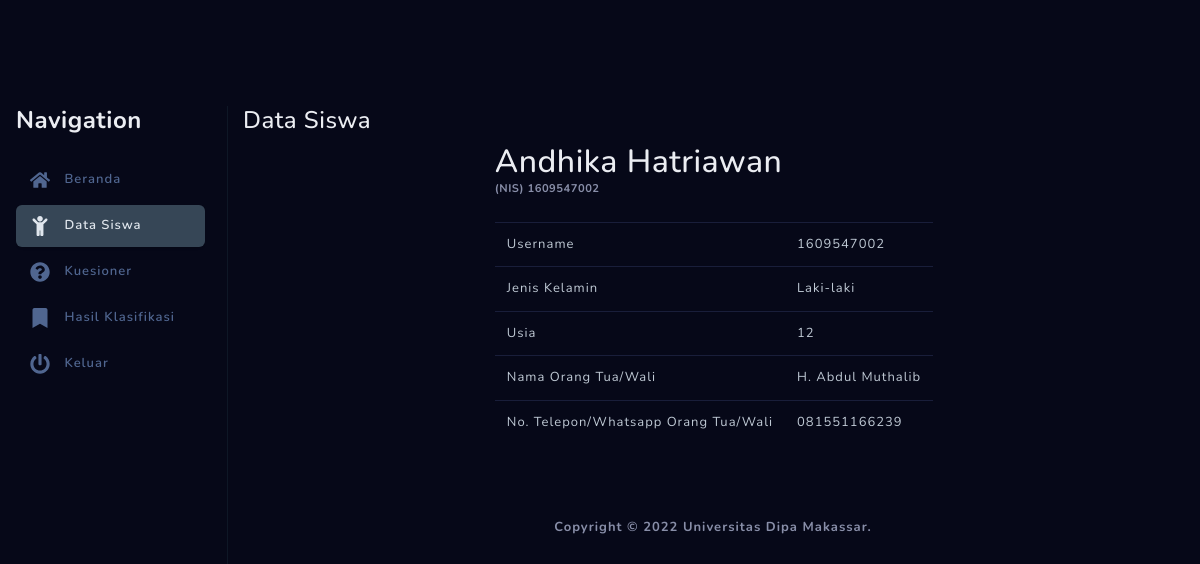
The page /siswa/my (signed in) on the database its author committed.
### tables this page shows
CREATE TABLE `data_siswa` (
  `id` int(3) NOT NULL,
  `nama_siswa` varchar(50) DEFAULT NULL,
  `nis` char(10) DEFAULT NULL,
  `jenis_kelamin` enum('L','P') DEFAULT NULL,
  `usia` int(2) DEFAULT NULL,
  `sekolah` varchar(6) DEFAULT NULL,
  `id_user` int(3) NOT NULL DEFAULT 0,
  `nama_orgtua` varchar(50) DEFAULT NULL,
  `telp_orgtua` varchar(30) DEFAULT NULL
);

CREATE TABLE `users` (
  `id_user` int(3) NOT NULL,
  `nama` varchar(50) DEFAULT NULL,
  `username` varchar(50) DEFAULT NULL,
  `password` text DEFAULT NULL,
  `level` char(1) DEFAULT NULL
);

### include/Core.php (called while the page is built, shortened)
<?php
class Controller
{
	protected function model($model, $params = []){
		$model = "/core/model/$model.php";
		include BASEPATH . $model;
		return $data;
	}
	protected function view($view, $model = null){
		$view = "/core/view/$view.php";
		include BASEPATH . $view;
	}
}

### core/controller/Siswa.php (called while the page is built, shortened)
<?php
class Siswa extends Controller
{
	function my(){
		$appUser = new User();
		$data = $this->model('detail_siswa', ['id' => $appUser->getId()]);
		$this->view('siswa_my_detail', $data);
	}
}

### include/App.php (called while the page is built, shortened)
<?php
class App
{
	private $controller = 'Home';
	private $method = 'index';
	private $params = [];
	function __construct(){
		$url = $this->parseUrl();
		if(!empty($url)){
			$this->controller = ucfirst($url[0]);
			unset($url[0]);
		}
		$this->controller = new $this->controller;
		if(!empty($url)){
			$this->method = $url[1];
		}
	}
	private function parseUrl(){
		$url = [];
		if(isset($_GET['url'])){
			$url = rtrim($_GET['url'], '/');
			$url = filter_var($url, FILTER_SANITIZE_URL);
			$url = explode('/', $url);
		}
		return $url;
	}
	function run(){
		call_user_func_array([$this->controller, $this->method], $this->params);
	}
}

### index.php (called while the page is built, shortened)
<?php
$app = new App();
$app->run();

### lib/Database.php (called while the page is built, shortened)
<?php
class Database
{
	private $host = DB_HOST;
	private $user = DB_USER;
	private $pass = DB_PASS;
	private $name = DB_NAME;
	private $db;
	private $stm;
	function __construct(){
		$db = "mysql:host=$this->host;dbname=$this->name";
		$option = array(
			PDO::ATTR_PERSISTENT => true,
			PDO::ATTR_ERRMODE => PDO::ERRMODE_EXCEPTION
		);
		try{
			$this->db = new PDO($db, $this->user, $this->pass, $option);
		}catch(PDOException $e){
			die($e->getMessage());
		}
	}
	function query($query){
		$this->stm = $this->db->prepare($query);
	}
	function bind($param, $value, $type = null){
		if(is_null($type)){
			$type = is_int($value) ? PDO::PARAM_INT
				: (is_bool($value) ? PDO::PARAM_BOOL
				: (is_null($value) ? PDO::PARAM_NULL
				: PDO::PARAM_STR));
		}
		$this->stm->bindValue($param, $value, $type);
	}
	function execute(){
		if($this->stm->execute()){
			return true;
		}
		return false;
	}
	function resultRow(){
		$this->execute();
		return $this->stm->fetch(PDO::FETCH_ASSOC);
	}
}

### core/model/detail_siswa.php (called while the page is built)
<?php
$database = new Database();
$database->query('SELECT siswa.*, usr.username FROM data_siswa siswa, users usr WHERE siswa.`id_user`=usr.`id_user` AND siswa.`id_user`=:id');
$database->bind('id', $params['id']);
$data = array('siswa' => $database->resultRow());

### include/User.php (called while the page is built, shortened)
<?php
class User
{
	function getId(){
		return $_SESSION['user']['id'];
	}
}

### core/view/siswa_my_detail.php (the view, shortened to what this page needs)
?><div class="container">
	<div class="row">
		<div class="col-md-12">
			<h4 class="page-head-line">Data Siswa</h4>
		</div>
	</div>
	<div class="row">
		<div class="col-md-12">
			<div class="container-fluid">
				<div class="d-flex justify-content-center">
					<div>
						<h2 class="mb-0"><?=$siswa['nama_siswa']?></h2>
						<small class="d-block font-weight-bold mb-4">(NIS) <?=$siswa['nis']?></small>
						<table id="table-siswa" class="table style-3 table-hover">
							<tr>
								<td>Username</td>
								<td><?=$siswa['username']?></td>
							</tr>
							<tr>
								<td>Jenis Kelamin</td>
								<td><?=($siswa['jenis_kelamin'] == 'L' ? 'Laki-laki' : 'Perempuan')?></td>
							</tr>
							<tr>
								<td>Usia</td>
								<td><?=$siswa['usia']?></td>
							</tr>
							<tr>
								<td>Nama Orang Tua/Wali</td>
								<td><?=$siswa['nama_orgtua']?></td>
							</tr>
							<tr>
								<td>No. Telepon/Whatsapp Orang Tua/Wali</td>
								<td><?=$siswa['telp_orgtua']?></td>
							</tr>
						</table>
					</div>
				</div>
			</div>
		</div>
	</div>
</div><?php

### rows shown on the page
data_siswa: nama_siswa "Andhika Hatriawan", nis "1609547002", id_user.username "1609547002", usia "12", nama_orgtua "H. Abdul Muthalib", telp_orgtua "081551166239"

### other values the page prints
$menu[$i]['title'] "Beranda"
$menu[$i]['title'] "Data Siswa"
$menu[$i]['title'] "Kuesioner"
$menu[$i]['title'] "Hasil Klasifikasi"
$menu[$i]['title'] "Keluar"
